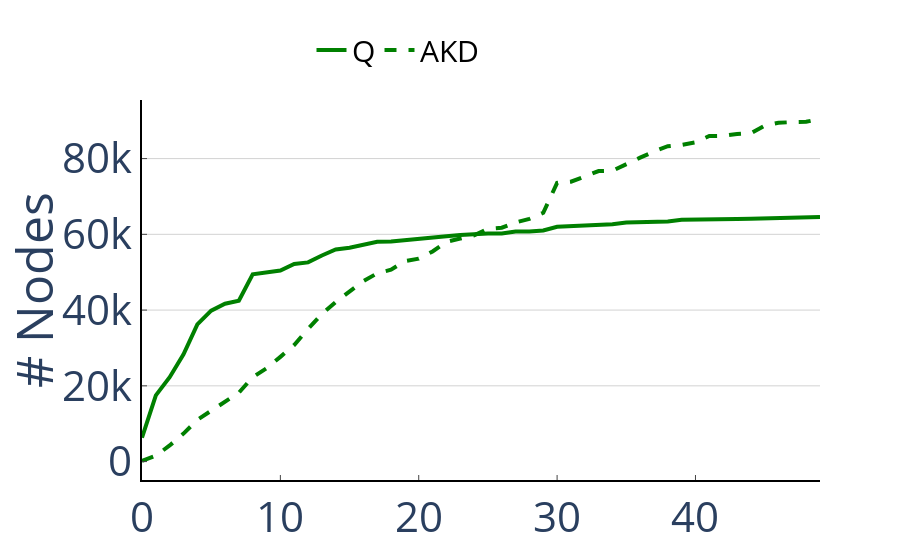

Notebook source saved alongside this figure:
### Markdown cell above
On Table \ref{fig:payoff} we can oberserve that the Average KDTree has a smaller payoff compared to the Median KDTree, because of its lower index creation cost. Adaptive indexes have a smaller payoff than Full Indexes, because they have lower cost on the first query and are adapted to the workload. The Adaptive KDTree has a smaller payoff than Quasii because Quasii has a higher adaptation time. As we can see in Figure \ref{fig:payoff-number-of-nodes}, when comparing the number of nodes created on the Uniform(8) benchmark, Quasii creates much more nodes until it stabilizes around query 25, which results in a higher payoff. Finally, progressive indexes have restrictions on the amount of data reorganized or time spent, which will improve convergence and robustness, respectively. However, they end up having higher payoffs.

On the sequential workload, the Average KDtree, Median KDTree, and Quasii end up never paying off because the number of queries is too small (Sequential has around 10 queries). Figure \ref{fig:payoff-per-query} provides a per query response time for the entire workload. The Median KDTree is at least two orders of magnitude faster than a full scan. Hence, with more queries it would eventually payoff.

For the shifting workload, no algorithm besides the Adaptive KDTree payoff because the number of queries executed before moving on to the next table is too small.

On the Genomics Mixed benchmark, Figure \ref{fig:payoff-genomics} presents the cummulative response time for the first 30 queries. We can observe that adaptive and progressive indexes take longer to payoff compared to full indexes because full indexes have, in this case, low first query cost (as we discussed previously), and low per query response time. While adaptive and progressive indexes, have low first query cost but take longer to achieve a low per query response time.

### Code cell
a = number_of_nodes('Uniform8', ['Quasii', 'CrackingKDTree', ], 50)
save_figure(a, 'payoff-number-of-nodes.pdf')
a

### Figure 1 — Plotly figure (JSON) as saved in the notebook; plotly's stock layout.template omitted (floating-point values rounded to 4 significant figures)
{"data": [{"line": {"dash": "solid", "width": 4}, "marker": {"color": "green"}, "mode": "lines", "name": "Q", "type": "scatter", "x": [0, 1, 2, 3, 4, 5, 6, 7, 8, 9, 10, 11, 12, 13, 14, 15, 16, 17, 18, 19, 20, 21, 22, 23, 24, 25, 26, 27, 28, 29, 30, 31, 32, 33, 34, 35, 36, 37, 38, 39, 40, 41, 42, 43, 44, 45, 46, 47, 48, 49], "y": [6298, 17482, 22288, 28349, 36240, 39851, 41694, 42463, 49427, 50004, 50443, 52172, 52597, 54421, 56002, 56479, 57244, 58042, 58122, 58437, 58790, 58917, 59487, 59848, 60075, 60201, 60251, 60743, 60777, 61034, 62016, 62149, 62253, 62643, 62665, 63143, 63195, 63336, 63418, 63837, 63837, 63982, 63992, 64026, 64104, 64231, 64336, 64368, 64549, 64592]}, {"line": {"dash": "dash", "width": 4}, "marker": {"color": "green"}, "mode": "lines", "name": "AKD", "type": "scatter", "x": [0, 1, 2, 3, 4, 5, 6, 7, 8, 9, 10, 11, 12, 13, 14, 15, 16, 17, 18, 19, 20, 21, 22, 23, 24, 25, 26, 27, 28, 29, 30, 31, 32, 33, 34, 35, 36, 37, 38, 39, 40, 41, 42, 43, 44, 45, 46, 47, 48, 49], "y": [155, 1554, 4258, 7390, 11035, 13424, 15558, 18197, 22281, 24635, 27651, 30787, 35006, 38949, 42155, 44858, 47634, 49717, 50652, 52945, 53577, 55473, 58029, 58892, 59742, 61479, 61747, 63155, 64089, 65690, 73570, 73893, 75262, 76705, 76781, 78594, 80250, 81860, 83262, 83628, 84294, 85957, 86026, 86485, 86701, 88707, 89441, 89645, 89716, 90453]}], "layout": {"font": {"size": 42}, "legend": {"font": {"color": "black", "size": 30}, "orientation": "h", "x": 0.25, "y": 1.2}, "plot_bgcolor": "rgba(0,0,0,0)", "showlegend": true, "xaxis": {"linecolor": "black", "linewidth": 2, "showline": true, "ticklen": 5, "ticks": "inside", "zeroline": true}, "yaxis": {"gridcolor": "lightgrey", "gridwidth": 1, "linecolor": "black", "linewidth": 2, "showgrid": true, "showline": true, "ticklen": 5, "ticks": "inside", "title": {"text": "# Nodes"}, "zeroline": true}}}
